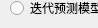
             <widget class="QWidget" name="page_12">
              <property name="geometry">
               <rect>
                <x>0</x>
                <y>0</y>
                <width>98</width>
                <height>28</height>
               </rect>
              </property>
              <attribute name="label">
               <string>死亡概率</string>
              </attribute>
              <widget class="QRadioButton" name="radioButton_86">
               <property name="enabled">
                <bool>true</bool>
               </property>
               <property name="geometry">
                <rect>
                 <x>10</x>
                 <y>0</y>
                 <width>186</width>
                 <height>16</height>
                </rect>
               </property>
               <property name="text">
                <string>迭代预测模型法(系统提供数据)</string>
               </property>
              </widget>
              <widget class="QRadioButton" name="radioButton_94">
               <property name="geometry">
                <rect>
                 <x>260</x>
                 <y>120</y>
                 <width>89</width>
                 <height>16</height>
                </rect>
               </property>
               <property name="text">
                <string>RadioButton</string>
               </property>
              </widget>
              <widget class="QRadioButton" name="radioButton_110">
               <property name="enabled">
                <bool>false</bool>
               </property>
               <property name="geometry">
                <rect>
                 <x>10</x>
                 <y>70</y>
                 <width>89</width>
                 <height>16</height>
                </rect>
               </property>
               <property name="text">
                <string>西方模式</string>
               </property>
              </widget>
              <widget class="QRadioButton" name="radioButton_111">
               <property name="enabled">
                <bool>false</bool>
               </property>
               <property name="geometry">
                <rect>
                 <x>10</x>
                 <y>90</y>
                 <width>89</width>
                 <height>16</height>
                </rect>
               </property>
               <property name="text">
                <string>北方模式</string>
               </property>
              </widget>
              <widget class="QRadioButton" name="radioButton_112">
               <property name="enabled">
                <bool>false</bool>
               </property>
               <property name="geometry">
                <rect>
                 <x>10</x>
                 <y>110</y>
                 <width>89</width>
                 <height>16</height>
                </rect>
               </property>
               <property name="text">
                <string>南方模式</string>
               </property>
              </widget>
              <widget class="QRadioButton" name="radioButton_113">
               <property name="enabled">
                <bool>false</bool>
               </property>
               <property name="geometry">
                <rect>
                 <x>10</x>
                 <y>130</y>
                 <width>111</width>
                 <height>16</height>
                </rect>
               </property>
               <property name="text">
                <string>联合国一般模式</string>
               </property>
              </widget>
              <widget class="QRadioButton" name="radioButton_114">
               <property name="enabled">
                <bool>false</bool>
               </property>
               <property name="geometry">
                <rect>
                 <x>10</x>
                 <y>150</y>
                 <width>131</width>
                 <height>16</height>
                </rect>
               </property>
               <property name="text">
                <string>联合国拉丁美洲模式</string>
               </property>
              </widget>
              <widget class="QRadioButton" name="radioButton_115">
               <property name="enabled">
                <bool>false</bool>
               </property>
               <property name="geometry">
                <rect>
                 <x>210</x>
                 <y>30</y>
                 <width>111</width>
                 <height>16</height>
                </rect>
               </property>
               <property name="text">
                <string>联合国智利模式</string>
               </property>
              </widget>
              <widget class="QRadioButton" name="radioButton_116">
               <property name="enabled">
                <bool>false</bool>
               </property>
               <property name="geometry">
                <rect>
                 <x>210</x>
                 <y>50</y>
                 <width>111</width>
                 <height>16</height>
                </rect>
               </property>
               <property name="text">
                <string>联合国南亚模式</string>
               </property>
              </widget>
              <widget class="QRadioButton" name="radioButton_117">
               <property name="enabled">
                <bool>false</bool>
               </property>
               <property name="geometry">
                <rect>
                 <x>210</x>
                 <y>70</y>
                 <width>111</width>
                 <height>16</height>
                </rect>
               </property>
               <property name="text">
                <string>联合国东亚模式</string>
               </property>
              </widget>
              <widget class="QRadioButton" name="radioButton">
               <property name="enabled">
                <bool>false</bool>
               </property>
               <property name="geometry">
                <rect>
                 <x>10</x>
                 <y>50</y>
                 <width>111</width>
                 <height>16</height>
                </rect>
               </property>
               <property name="text">
                <string>东方模式</string>
               </property>
              </widget>
              <widget class="QRadioButton" name="radioButton_118">
               <property name="geometry">
                <rect>
                 <x>10</x>
                 <y>30</y>
                 <width>171</width>
                 <height>16</height>
                </rect>
               </property>
               <property name="text">
                <string>迭代预测模型法(自行计算)</string>
               </property>
              </widget>
              <widget class="QRadioButton" name="radioButton_119">
               <property name="enabled">
                <bool>false</bool>
               </property>
               <property name="geometry">
                <rect>
                 <x>210</x>
                 <y>90</y>
                 <width>89</width>
                 <height>16</height>
                </rect>
               </property>
               <property name="text">
                <string>其它模型法</string>
               </property>
              </widget>
              <widget class="QComboBox" name="comboBox11">
               <property name="geometry">
                <rect>
                 <x>200</x>
                 <y>0</y>
                 <width>91</width>
                 <height>22</height>
                </rect>
               </property>
               <item>
                <property name="text">
                 <string>全国(整体)</string>
                </property>
               </item>
               <item>
                <property name="text">
                 <string>全国(分省合计)</string>
                </property>
               </item>
               <item>
                <property name="text">
                 <string>北京</string>
                </property>
               </item>
               <item>
                <property name="text">
                 <string>天津</string>
                </property>
               </item>
               <item>
                <property name="text">
                 <string>河北</string>
                </property>
               </item>
               <item>
                <property name="text">
                 <string>山西</string>
                </property>
               </item>
               <item>
                <property name="text">
                 <string>辽宁</string>
                </property>
               </item>
               <item>
                <property name="text">
                 <string>吉林</string>
                </property>
               </item>
               <item>
                <property name="text">
                 <string>黑龙江</string>
                </property>
               </item>
               <item>
                <property name="text">
                 <string>上海</string>
                </property>
               </item>
               <item>
                <property name="text">
                 <string>浙江</string>
                </property>
               </item>
               <item>
                <property name="text">
                 <string>安徽</string>
                </property>
               </item>
               <item>
                <property name="text">
                 <string>福建</string>
                </property>
               </item>
               <item>
                <property name="text">
                 <string>江西</string>
                </property>
               </item>
               <item>
                <property name="text">
                 <string>广西</string>
                </property>
               </item>
               <item>
                <property name="text">
                 <string>陕西</string>
                </property>
               </item>
               <item>
                <property name="text">
                 <string>海南</string>
                </property>
               </item>
               <item>
                <property name="text">
                 <string>四川</string>
                </property>
               </item>
               <item>
                <property name="text">
                 <string>贵州</string>
                </property>
               </item>
               <item>
                <property name="text">
                 <string>湖南</string>
                </property>
               </item>
               <item>
                <property name="text">
                 <string>河南</string>
                </property>
               </item>
               <item>
                <property name="text">
                 <string>广东</string>
                </property>
               </item>
               <item>
                <property name="text">
                 <string>湖北</string>
                </property>
               </item>
               <item>
                <property name="text">
                 <string>西藏</string>
                </property>
               </item>
               <item>
                <property name="text">
                 <string>重庆</string>
                </property>
               </item>
               <item>
                <property name="text">
                 <string>云南</string>
                </property>
               </item>
               <item>
                <property name="text">
                 <string>山东</string>
                </property>
               </item>
               <item>
                <property name="text">
                 <string>江苏</string>
                </property>
               </item>
               <item>
                <property name="text">
                 <string>内蒙古</string>
                </property>
               </item>
               <item>
                <property name="text">
                 <string>甘肃</string>
                </property>
               </item>
               <item>
                <property name="text">
                 <string>青海</string>
                </property>
               </item>
               <item>
                <property name="text">
                 <string>宁夏</string>
                </property>
               </item>
               <item>
                <property name="text">
                 <string>新疆</string>
                </property>
               </item>
              </widget>
             </widget>
